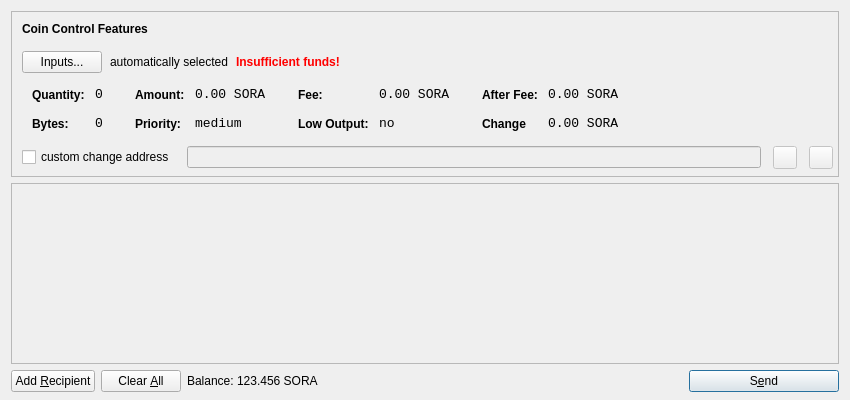
<?xml version="1.0" encoding="UTF-8"?>
<ui version="4.0">
 <class>SendCoinsDialog</class>
 <widget class="QDialog" name="SendCoinsDialog">
  <property name="geometry">
   <rect>
    <x>0</x>
    <y>0</y>
    <width>850</width>
    <height>400</height>
   </rect>
  </property>
  <property name="windowTitle">
   <string>Send Coins</string>
  </property>
  <layout class="QVBoxLayout" name="verticalLayout" stretch="0,1,0">
   <property name="bottomMargin">
    <number>8</number>
   </property>
   <item>
    <widget class="QFrame" name="frameCoinControl">
     <property name="sizePolicy">
      <sizepolicy hsizetype="Expanding" vsizetype="Expanding">
       <horstretch>0</horstretch>
       <verstretch>0</verstretch>
      </sizepolicy>
     </property>
     <property name="maximumSize">
      <size>
       <width>16777215</width>
       <height>16777215</height>
      </size>
     </property>
     <property name="frameShape">
      <enum>QFrame::StyledPanel</enum>
     </property>
     <property name="frameShadow">
      <enum>QFrame::Sunken</enum>
     </property>
     <layout class="QVBoxLayout" name="verticalLayoutCoinControl2">
      <property name="spacing">
       <number>6</number>
      </property>
      <property name="leftMargin">
       <number>0</number>
      </property>
      <property name="topMargin">
       <number>0</number>
      </property>
      <property name="rightMargin">
       <number>0</number>
      </property>
      <property name="bottomMargin">
       <number>6</number>
      </property>
      <item>
       <layout class="QVBoxLayout" name="verticalLayoutCoinControl" stretch="0,0,0,0,1">
        <property name="spacing">
         <number>0</number>
        </property>
        <property name="leftMargin">
         <number>10</number>
        </property>
        <property name="topMargin">
         <number>10</number>
        </property>
        <item>
         <layout class="QHBoxLayout" name="horizontalLayoutCoinControl1">
          <property name="bottomMargin">
           <number>15</number>
          </property>
          <item>
           <widget class="QLabel" name="labelCoinControlFeatures">
            <property name="sizePolicy">
             <sizepolicy hsizetype="Preferred" vsizetype="Maximum">
              <horstretch>0</horstretch>
              <verstretch>0</verstretch>
             </sizepolicy>
            </property>
            <property name="font">
             <font>
              <weight>75</weight>
              <bold>true</bold>
             </font>
            </property>
            <property name="styleSheet">
             <string notr="true">font-weight:bold;</string>
            </property>
            <property name="text">
             <string>Coin Control Features</string>
            </property>
           </widget>
          </item>
         </layout>
        </item>
        <item>
         <layout class="QHBoxLayout" name="horizontalLayoutCoinControl2" stretch="0,0,0,0">
          <property name="spacing">
           <number>8</number>
          </property>
          <property name="bottomMargin">
           <number>10</number>
          </property>
          <item>
           <widget class="QPushButton" name="pushButtonCoinControl">
            <property name="styleSheet">
             <string notr="true"/>
            </property>
            <property name="text">
             <string>Inputs...</string>
            </property>
           </widget>
          </item>
          <item>
           <widget class="QLabel" name="labelCoinControlAutomaticallySelected">
            <property name="text">
             <string>automatically selected</string>
            </property>
            <property name="margin">
             <number>5</number>
            </property>
           </widget>
          </item>
          <item>
           <widget class="QLabel" name="labelCoinControlInsuffFunds">
            <property name="font">
             <font>
              <weight>75</weight>
              <bold>true</bold>
             </font>
            </property>
            <property name="styleSheet">
             <string notr="true">color:red;font-weight:bold;</string>
            </property>
            <property name="text">
             <string>Insufficient funds!</string>
            </property>
            <property name="margin">
             <number>5</number>
            </property>
           </widget>
          </item>
          <item>
           <spacer name="horizontalSpacerCoinControl">
            <property name="orientation">
             <enum>Qt::Horizontal</enum>
            </property>
            <property name="sizeHint" stdset="0">
             <size>
              <width>40</width>
              <height>1</height>
             </size>
            </property>
           </spacer>
          </item>
         </layout>
        </item>
        <item>
         <widget class="QWidget" name="widgetCoinControl" native="true">
          <property name="sizePolicy">
           <sizepolicy hsizetype="Preferred" vsizetype="Preferred">
            <horstretch>0</horstretch>
            <verstretch>0</verstretch>
           </sizepolicy>
          </property>
          <property name="minimumSize">
           <size>
            <width>0</width>
            <height>0</height>
           </size>
          </property>
          <property name="styleSheet">
           <string notr="true"/>
          </property>
          <layout class="QHBoxLayout" name="horizontalLayoutCoinControl5">
           <property name="leftMargin">
            <number>0</number>
           </property>
           <property name="topMargin">
            <number>0</number>
           </property>
           <property name="rightMargin">
            <number>0</number>
           </property>
           <property name="bottomMargin">
            <number>0</number>
           </property>
           <item>
            <layout class="QHBoxLayout" name="horizontalLayoutCoinControl3" stretch="0,0,0,1">
             <property name="spacing">
              <number>20</number>
             </property>
             <property name="topMargin">
              <number>0</number>
             </property>
             <property name="bottomMargin">
              <number>10</number>
             </property>
             <item>
              <layout class="QFormLayout" name="formLayoutCoinControl1">
               <property name="horizontalSpacing">
                <number>10</number>
               </property>
               <property name="verticalSpacing">
                <number>14</number>
               </property>
               <property name="leftMargin">
                <number>10</number>
               </property>
               <property name="topMargin">
                <number>4</number>
               </property>
               <property name="rightMargin">
                <number>6</number>
               </property>
               <item row="0" column="0">
                <widget class="QLabel" name="labelCoinControlQuantityText">
                 <property name="styleSheet">
                  <string notr="true">font-weight:bold;</string>
                 </property>
                 <property name="text">
                  <string>Quantity:</string>
                 </property>
                 <property name="margin">
                  <number>0</number>
                 </property>
                </widget>
               </item>
               <item row="0" column="1">
                <widget class="QLabel" name="labelCoinControlQuantity">
                 <property name="font">
                  <font>
                   <family>Monospace</family>
                   <pointsize>10</pointsize>
                  </font>
                 </property>
                 <property name="cursor">
                  <cursorShape>IBeamCursor</cursorShape>
                 </property>
                 <property name="contextMenuPolicy">
                  <enum>Qt::ActionsContextMenu</enum>
                 </property>
                 <property name="text">
                  <string notr="true">0</string>
                 </property>
                 <property name="margin">
                  <number>0</number>
                 </property>
                 <property name="textInteractionFlags">
                  <set>Qt::LinksAccessibleByMouse|Qt::TextSelectableByKeyboard|Qt::TextSelectableByMouse</set>
                 </property>
                </widget>
               </item>
               <item row="1" column="0">
                <widget class="QLabel" name="labelCoinControlBytesText">
                 <property name="styleSheet">
                  <string notr="true">font-weight:bold;</string>
                 </property>
                 <property name="text">
                  <string>Bytes:</string>
                 </property>
                </widget>
               </item>
               <item row="1" column="1">
                <widget class="QLabel" name="labelCoinControlBytes">
                 <property name="font">
                  <font>
                   <family>Monospace</family>
                   <pointsize>10</pointsize>
                  </font>
                 </property>
                 <property name="cursor">
                  <cursorShape>IBeamCursor</cursorShape>
                 </property>
                 <property name="contextMenuPolicy">
                  <enum>Qt::ActionsContextMenu</enum>
                 </property>
                 <property name="text">
                  <string notr="true">0</string>
                 </property>
                 <property name="textInteractionFlags">
                  <set>Qt::LinksAccessibleByMouse|Qt::TextSelectableByKeyboard|Qt::TextSelectableByMouse</set>
                 </property>
                </widget>
               </item>
              </layout>
             </item>
             <item>
              <layout class="QFormLayout" name="formLayoutCoinControl2">
               <property name="horizontalSpacing">
                <number>10</number>
               </property>
               <property name="verticalSpacing">
                <number>14</number>
               </property>
               <property name="leftMargin">
                <number>6</number>
               </property>
               <property name="topMargin">
                <number>4</number>
               </property>
               <property name="rightMargin">
                <number>6</number>
               </property>
               <item row="0" column="0">
                <widget class="QLabel" name="labelCoinControlAmountText">
                 <property name="styleSheet">
                  <string notr="true">font-weight:bold;</string>
                 </property>
                 <property name="text">
                  <string>Amount:</string>
                 </property>
                 <property name="margin">
                  <number>0</number>
                 </property>
                </widget>
               </item>
               <item row="0" column="1">
                <widget class="QLabel" name="labelCoinControlAmount">
                 <property name="font">
                  <font>
                   <family>Monospace</family>
                   <pointsize>10</pointsize>
                  </font>
                 </property>
                 <property name="cursor">
                  <cursorShape>IBeamCursor</cursorShape>
                 </property>
                 <property name="contextMenuPolicy">
                  <enum>Qt::ActionsContextMenu</enum>
                 </property>
                 <property name="text">
                  <string notr="true">0.00 SORA</string>
                 </property>
                 <property name="textInteractionFlags">
                  <set>Qt::LinksAccessibleByMouse|Qt::TextSelectableByKeyboard|Qt::TextSelectableByMouse</set>
                 </property>
                </widget>
               </item>
               <item row="1" column="0">
                <widget class="QLabel" name="labelCoinControlPriorityText">
                 <property name="styleSheet">
                  <string notr="true">font-weight:bold;</string>
                 </property>
                 <property name="text">
                  <string>Priority:</string>
                 </property>
                </widget>
               </item>
               <item row="1" column="1">
                <widget class="QLabel" name="labelCoinControlPriority">
                 <property name="font">
                  <font>
                   <family>Monospace</family>
                   <pointsize>10</pointsize>
                  </font>
                 </property>
                 <property name="cursor">
                  <cursorShape>IBeamCursor</cursorShape>
                 </property>
                 <property name="contextMenuPolicy">
                  <enum>Qt::ActionsContextMenu</enum>
                 </property>
                 <property name="text">
                  <string>medium</string>
                 </property>
                 <property name="textInteractionFlags">
                  <set>Qt::LinksAccessibleByMouse|Qt::TextSelectableByKeyboard|Qt::TextSelectableByMouse</set>
                 </property>
                </widget>
               </item>
              </layout>
             </item>
             <item>
              <layout class="QFormLayout" name="formLayoutCoinControl3">
               <property name="horizontalSpacing">
                <number>10</number>
               </property>
               <property name="verticalSpacing">
                <number>14</number>
               </property>
               <property name="leftMargin">
                <number>6</number>
               </property>
               <property name="topMargin">
                <number>4</number>
               </property>
               <property name="rightMargin">
                <number>6</number>
               </property>
               <item row="0" column="0">
                <widget class="QLabel" name="labelCoinControlFeeText">
                 <property name="styleSheet">
                  <string notr="true">font-weight:bold;</string>
                 </property>
                 <property name="text">
                  <string>Fee:</string>
                 </property>
                 <property name="margin">
                  <number>0</number>
                 </property>
                </widget>
               </item>
               <item row="0" column="1">
                <widget class="QLabel" name="labelCoinControlFee">
                 <property name="font">
                  <font>
                   <family>Monospace</family>
                   <pointsize>10</pointsize>
                  </font>
                 </property>
                 <property name="cursor">
                  <cursorShape>IBeamCursor</cursorShape>
                 </property>
                 <property name="contextMenuPolicy">
                  <enum>Qt::ActionsContextMenu</enum>
                 </property>
                 <property name="text">
                  <string notr="true">0.00 SORA</string>
                 </property>
                 <property name="textInteractionFlags">
                  <set>Qt::LinksAccessibleByMouse|Qt::TextSelectableByKeyboard|Qt::TextSelectableByMouse</set>
                 </property>
                </widget>
               </item>
               <item row="1" column="0">
                <widget class="QLabel" name="labelCoinControlLowOutputText">
                 <property name="styleSheet">
                  <string notr="true">font-weight:bold;</string>
                 </property>
                 <property name="text">
                  <string>Low Output:</string>
                 </property>
                </widget>
               </item>
               <item row="1" column="1">
                <widget class="QLabel" name="labelCoinControlLowOutput">
                 <property name="font">
                  <font>
                   <family>Monospace</family>
                   <pointsize>10</pointsize>
                  </font>
                 </property>
                 <property name="cursor">
                  <cursorShape>IBeamCursor</cursorShape>
                 </property>
                 <property name="contextMenuPolicy">
                  <enum>Qt::ActionsContextMenu</enum>
                 </property>
                 <property name="text">
                  <string>no</string>
                 </property>
                 <property name="textInteractionFlags">
                  <set>Qt::LinksAccessibleByMouse|Qt::TextSelectableByKeyboard|Qt::TextSelectableByMouse</set>
                 </property>
                </widget>
               </item>
              </layout>
             </item>
             <item>
              <layout class="QFormLayout" name="formLayoutCoinControl4">
               <property name="horizontalSpacing">
                <number>10</number>
               </property>
               <property name="verticalSpacing">
                <number>14</number>
               </property>
               <property name="leftMargin">
                <number>6</number>
               </property>
               <property name="topMargin">
                <number>4</number>
               </property>
               <property name="rightMargin">
                <number>6</number>
               </property>
               <item row="0" column="0">
                <widget class="QLabel" name="labelCoinControlAfterFeeText">
                 <property name="styleSheet">
                  <string notr="true">font-weight:bold;</string>
                 </property>
                 <property name="text">
                  <string>After Fee:</string>
                 </property>
                 <property name="margin">
                  <number>0</number>
                 </property>
                </widget>
               </item>
               <item row="0" column="1">
                <widget class="QLabel" name="labelCoinControlAfterFee">
                 <property name="font">
                  <font>
                   <family>Monospace</family>
                   <pointsize>10</pointsize>
                  </font>
                 </property>
                 <property name="cursor">
                  <cursorShape>IBeamCursor</cursorShape>
                 </property>
                 <property name="contextMenuPolicy">
                  <enum>Qt::ActionsContextMenu</enum>
                 </property>
                 <property name="text">
                  <string notr="true">0.00 SORA</string>
                 </property>
                 <property name="textInteractionFlags">
                  <set>Qt::LinksAccessibleByMouse|Qt::TextSelectableByKeyboard|Qt::TextSelectableByMouse</set>
                 </property>
                </widget>
               </item>
               <item row="1" column="0">
                <widget class="QLabel" name="labelCoinControlChangeText">
                 <property name="styleSheet">
                  <string notr="true">font-weight:bold;</string>
                 </property>
                 <property name="text">
                  <string>Change</string>
                 </property>
                </widget>
               </item>
               <item row="1" column="1">
                <widget class="QLabel" name="labelCoinControlChange">
                 <property name="font">
                  <font>
                   <family>Monospace</family>
                   <pointsize>10</pointsize>
                  </font>
                 </property>
                 <property name="cursor">
                  <cursorShape>IBeamCursor</cursorShape>
                 </property>
                 <property name="contextMenuPolicy">
                  <enum>Qt::ActionsContextMenu</enum>
                 </property>
                 <property name="text">
                  <string notr="true">0.00 SORA</string>
                 </property>
                 <property name="textInteractionFlags">
                  <set>Qt::LinksAccessibleByMouse|Qt::TextSelectableByKeyboard|Qt::TextSelectableByMouse</set>
                 </property>
                </widget>
               </item>
              </layout>
             </item>
            </layout>
           </item>
          </layout>
         </widget>
        </item>
        <item>
         <layout class="QHBoxLayout" name="horizontalLayoutCoinControl4" stretch="0,0,0,0">
          <property name="spacing">
           <number>12</number>
          </property>
          <property name="sizeConstraint">
           <enum>QLayout::SetDefaultConstraint</enum>
          </property>
          <property name="topMargin">
           <number>5</number>
          </property>
          <property name="rightMargin">
           <number>5</number>
          </property>
          <item>
           <widget class="QCheckBox" name="checkBoxCoinControlChange">
            <property name="text">
             <string>custom change address</string>
            </property>
           </widget>
          </item>
          <item>
           <widget class="QValidatedLineEdit" name="lineEditCoinControlChange">
            <property name="enabled">
             <bool>false</bool>
            </property>
            <property name="sizePolicy">
             <sizepolicy hsizetype="Expanding" vsizetype="Fixed">
              <horstretch>0</horstretch>
              <verstretch>0</verstretch>
             </sizepolicy>
            </property>
           </widget>
          </item>
          <item>
           <widget class="QToolButton" name="addressBookButton">
            <property name="enabled">
             <bool>false</bool>
            </property>
            <property name="toolTip">
             <string>Choose address from address book</string>
            </property>
            <property name="text">
             <string/>
            </property>
            <property name="icon">
             <iconset resource="../bitcoin.qrc">
              <normaloff>:/icons/address-book</normaloff>:/icons/address-book</iconset>
            </property>
            <property name="shortcut">
             <string>Alt+A</string>
            </property>
           </widget>
          </item>
          <item>
           <widget class="QToolButton" name="pasteButton">
            <property name="enabled">
             <bool>false</bool>
            </property>
            <property name="toolTip">
             <string>Paste address from clipboard</string>
            </property>
            <property name="text">
             <string/>
            </property>
            <property name="icon">
             <iconset resource="../bitcoin.qrc">
              <normaloff>:/icons/editpaste</normaloff>:/icons/editpaste</iconset>
            </property>
            <property name="shortcut">
             <string>Alt+P</string>
            </property>
           </widget>
          </item>
         </layout>
        </item>
        <item>
         <spacer name="verticalSpacerCoinControl">
          <property name="orientation">
           <enum>Qt::Vertical</enum>
          </property>
          <property name="sizeHint" stdset="0">
           <size>
            <width>800</width>
            <height>1</height>
           </size>
          </property>
         </spacer>
        </item>
       </layout>
      </item>
     </layout>
    </widget>
   </item>
   <item>
    <widget class="QScrollArea" name="scrollArea">
     <property name="widgetResizable">
      <bool>true</bool>
     </property>
     <widget class="QWidget" name="scrollAreaWidgetContents">
      <property name="geometry">
       <rect>
        <x>0</x>
        <y>0</y>
        <width>830</width>
        <height>177</height>
       </rect>
      </property>
      <layout class="QVBoxLayout" name="verticalLayout_2">
       <property name="leftMargin">
        <number>0</number>
       </property>
       <property name="topMargin">
        <number>0</number>
       </property>
       <property name="rightMargin">
        <number>0</number>
       </property>
       <property name="bottomMargin">
        <number>0</number>
       </property>
       <item>
        <layout class="QVBoxLayout" name="entries">
         <property name="spacing">
          <number>6</number>
         </property>
        </layout>
       </item>
       <item>
        <spacer name="verticalSpacer">
         <property name="orientation">
          <enum>Qt::Vertical</enum>
         </property>
         <property name="sizeHint" stdset="0">
          <size>
           <width>20</width>
           <height>40</height>
          </size>
         </property>
        </spacer>
       </item>
      </layout>
     </widget>
    </widget>
   </item>
   <item>
    <layout class="QHBoxLayout" name="horizontalLayout">
     <item>
      <widget class="QPushButton" name="addButton">
       <property name="toolTip">
        <string>Send to multiple recipients at once</string>
       </property>
       <property name="text">
        <string>Add &amp;Recipient</string>
       </property>
       <property name="icon">
        <iconset resource="../bitcoin.qrc">
         <normaloff>:/icons/add</normaloff>:/icons/add</iconset>
       </property>
       <property name="autoDefault">
        <bool>false</bool>
       </property>
      </widget>
     </item>
     <item>
      <widget class="QPushButton" name="clearButton">
       <property name="sizePolicy">
        <sizepolicy hsizetype="Minimum" vsizetype="Fixed">
         <horstretch>0</horstretch>
         <verstretch>0</verstretch>
        </sizepolicy>
       </property>
       <property name="toolTip">
        <string>Remove all transaction fields</string>
       </property>
       <property name="text">
        <string>Clear &amp;All</string>
       </property>
       <property name="icon">
        <iconset resource="../bitcoin.qrc">
         <normaloff>:/icons/remove</normaloff>:/icons/remove</iconset>
       </property>
       <property name="autoRepeatDelay">
        <number>300</number>
       </property>
       <property name="autoDefault">
        <bool>false</bool>
       </property>
      </widget>
     </item>
     <item>
      <layout class="QHBoxLayout" name="horizontalLayout_2">
       <property name="spacing">
        <number>3</number>
       </property>
       <item>
        <widget class="QLabel" name="label">
         <property name="text">
          <string>Balance:</string>
         </property>
        </widget>
       </item>
       <item>
        <widget class="QLabel" name="labelBalance">
         <property name="cursor">
          <cursorShape>IBeamCursor</cursorShape>
         </property>
         <property name="text">
          <string notr="true">123.456 SORA</string>
         </property>
         <property name="textInteractionFlags">
          <set>Qt::LinksAccessibleByMouse|Qt::TextSelectableByKeyboard|Qt::TextSelectableByMouse</set>
         </property>
        </widget>
       </item>
      </layout>
     </item>
     <item>
      <spacer name="horizontalSpacer">
       <property name="orientation">
        <enum>Qt::Horizontal</enum>
       </property>
       <property name="sizeHint" stdset="0">
        <size>
         <width>40</width>
         <height>20</height>
        </size>
       </property>
      </spacer>
     </item>
     <item>
      <widget class="QPushButton" name="sendButton">
       <property name="minimumSize">
        <size>
         <width>150</width>
         <height>0</height>
        </size>
       </property>
       <property name="toolTip">
        <string>Confirm the send action</string>
       </property>
       <property name="text">
        <string>S&amp;end</string>
       </property>
       <property name="icon">
        <iconset resource="../bitcoin.qrc">
         <normaloff>:/icons/send</normaloff>:/icons/send</iconset>
       </property>
       <property name="default">
        <bool>true</bool>
       </property>
      </widget>
     </item>
    </layout>
   </item>
  </layout>
 </widget>
 <customwidgets>
  <customwidget>
   <class>QValidatedLineEdit</class>
   <extends>QLineEdit</extends>
   <header>qvalidatedlineedit.h</header>
  </customwidget>
 </customwidgets>
 <resources>
  <include location="../bitcoin.qrc"/>
 </resources>
 <connections/>
</ui>
